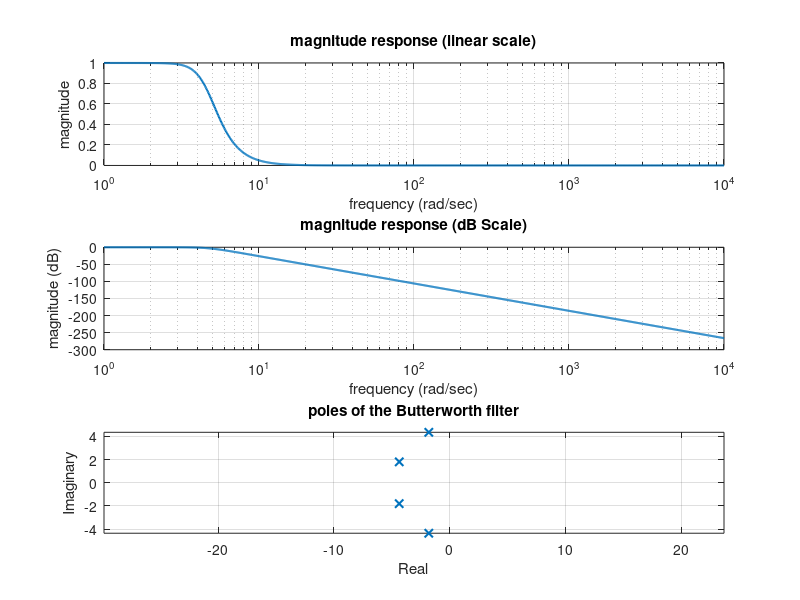

Source code (MATLAB):
%calculated parameters of the analog filter
Omega_p = 5.192774; % rad/sec
Omega_s =8.7691; % rad/sec
delta_p = 0.4376; % 1-1/4th root of 10
delta_s = 0.1;

% calculated Omega_0
Omega_0 = 4.72;


% calculate k, d, and filter order N (also calculated in the Word document)
d = sqrt(((1 / (1 - delta_p)^2) - 1) / ((1 / delta_s^2) - 1));
kappa = Omega_p / Omega_s;
N = ceil(log10(1 / d) / log10(1 / kappa));


% display results
fprintf('filter Order N: %d\nChosen Omega_0: %.4f rad/sec\n', N, Omega_0); %%%WHAT DOING HERE

% calculate poles and transfer function coefficients
poles = Omega_0 * exp(1j * pi * (2 * (0:N-1) + N + 1) / (2 * N)); 



% frequency response calculation
w = logspace(0, 4, 1000); % frequency sampling vector from 1 to 10^4 rad/sec
H_s = ones(size(w)); % initialize H(s) to 1 for the upcoming product calculation

% evaluate H(s) at the given frequency points, thus building the neccessary filter.                  
for k = 0:N-1
    sk = Omega_0 * exp(1j * pi * (2 * k + 1 + N) / (2 * N));
    H_s = H_s .* (-sk) ./ (1j * w - sk);
end




% plot the results
figure;

% plot the magnitude response in linear scale
subplot(3, 1, 1);
semilogx(w, abs(H_s), 'lineWidth', 1.5);
grid on;
xlabel('frequency (rad/sec)');
ylabel('magnitude');
title('magnitude response (linear scale)');





% plot the magnitude response in dB scale
subplot(3, 1, 2);
semilogx(w, 20*log10(abs(H_s)), 'lineWidth', 1.5);
grid on;
xlabel('frequency (rad/sec)');
ylabel('magnitude (dB)');
title('magnitude response (dB Scale)');
hold on;
hold off;

% Plot the poles
subplot(3, 1, 3);
plot(real(poles), imag(poles), 'x', 'linewidth', 1.5);
grid on;
xlabel('Real');
ylabel('Imaginary');
title('poles of the Butterworth filter');
axis equal;